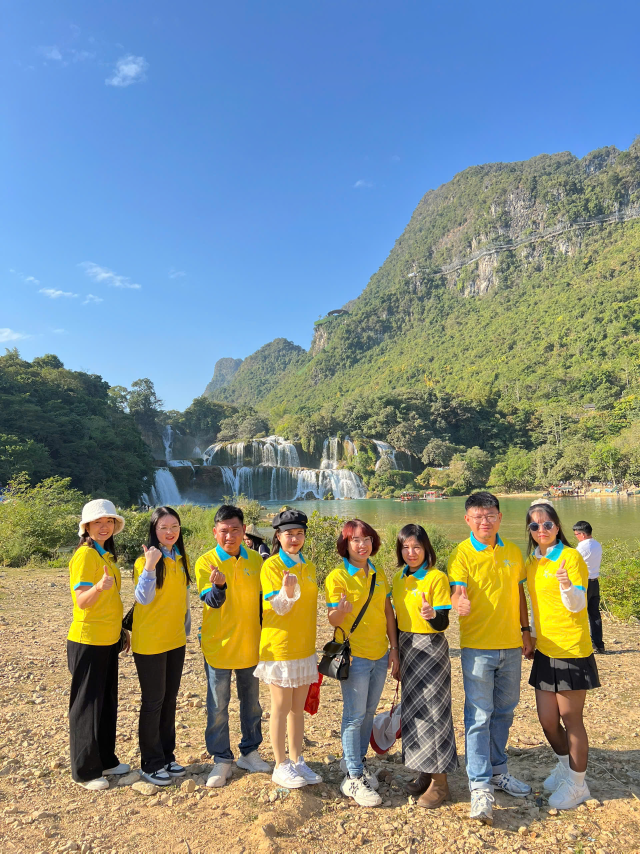
#> input picture assets/images/team/Guide-images/z6090017153886_ffbca35d9be7354bb16c685229dd04a9.jpg, 1920 x 2560 px, found by its file name (shown at 1/3 size)
$ python final_compress.py
#> lines starting #> are read from the running program, lines starting #| are printed output that depends on the picture
from PIL import Image
import os

files = [
    'assets/images/articles/z6090017153886_ffbca35d9be7354bb16c685229dd04a9.jpg',
    'assets/images/articles/z6289253175222_ae6e8ca6a28e8c951b35dd8ae2efbf69.jpg',
    'assets/images/articles/z6289543531801_03084483d71cf347a84d0a41242e7a1c.jpg',
    'assets/images/articles/z6325430711638_e363f521e6edcbb44e4cb8f1c067fa8b.jpg'
]

for f in files:
    if os.path.exists(f):
        print(f'Compressing: {os.path.basename(f)[:40]}')
        original_size = os.path.getsize(f) / (1024*1024)

        with Image.open(f) as img:
#> img is the input picture: PIL image 1920x2560 RGB; mean R, G, B 130.1, 142, 138.1
            if img.width > 1920 or img.height > 1080:
                img.thumbnail((1920, 1080), Image.Resampling.LANCZOS)
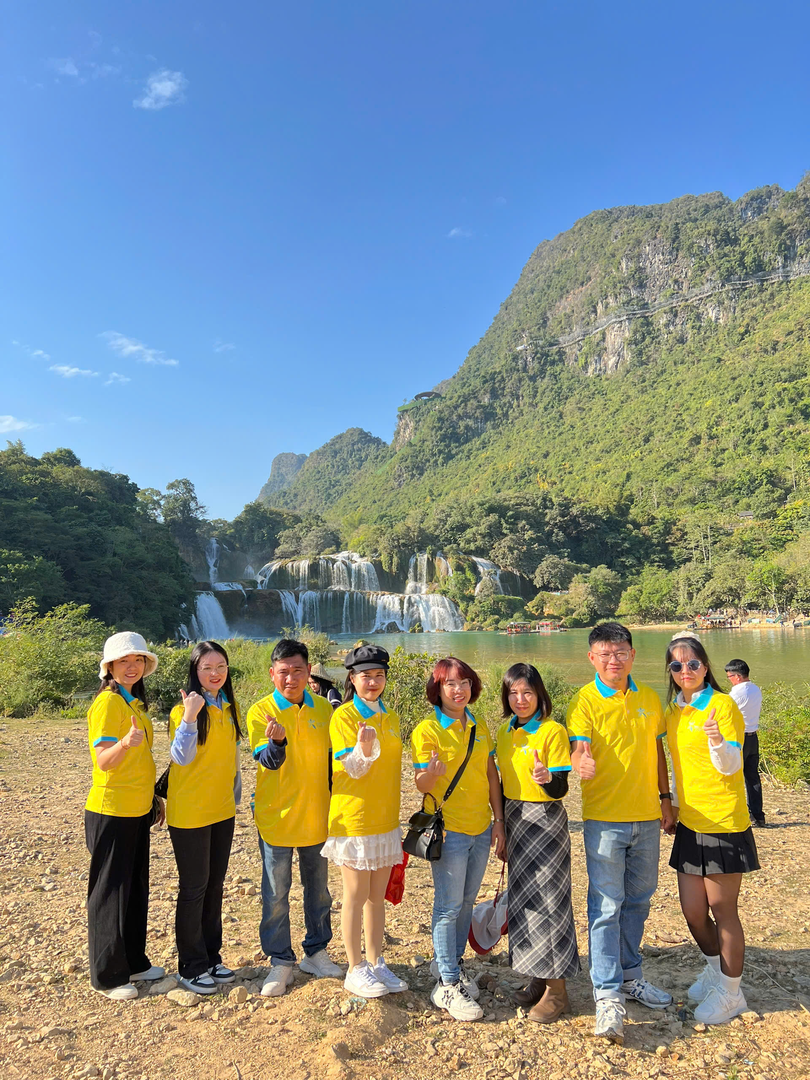
#> img: PIL image 810x1080 RGB; mean R, G, B 130.1, 142, 138.2
                print(f'  Resized to: {img.size}')
#|   Resized to: (810, 1080)
            img.save(f, 'JPEG', quality=75, optimize=True)

        new_size = os.path.getsize(f) / (1024*1024)
        reduction = ((original_size - new_size) / original_size) * 100
        print(f'  {original_size:.2f}MB → {new_size:.2f}MB (-{reduction:.1f}%)')
#> pass 2 of the loop `for f in files:`:
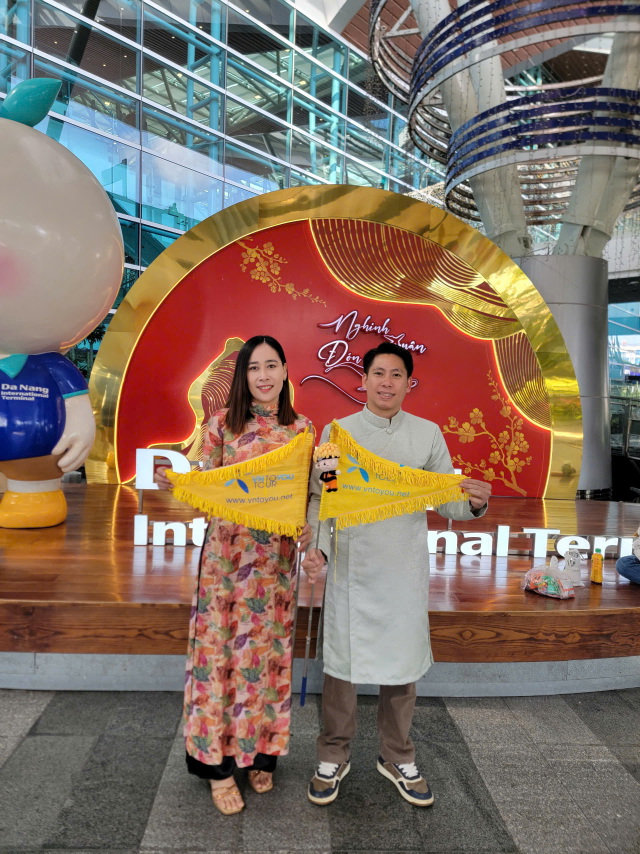
#> input picture assets/images/team/Guide-images/z6289253175222_ae6e8ca6a28e8c951b35dd8ae2efbf69.jpg, 1920 x 2560 px, found by its file name (shown at 1/3 size)
#> img is the input picture: PIL image 1920x2560 RGB; mean R, G, B 130.8, 110.8, 97.9
#> `img.thumbnail((1920, 1080), Image.Resampling.LANCZOS)`:
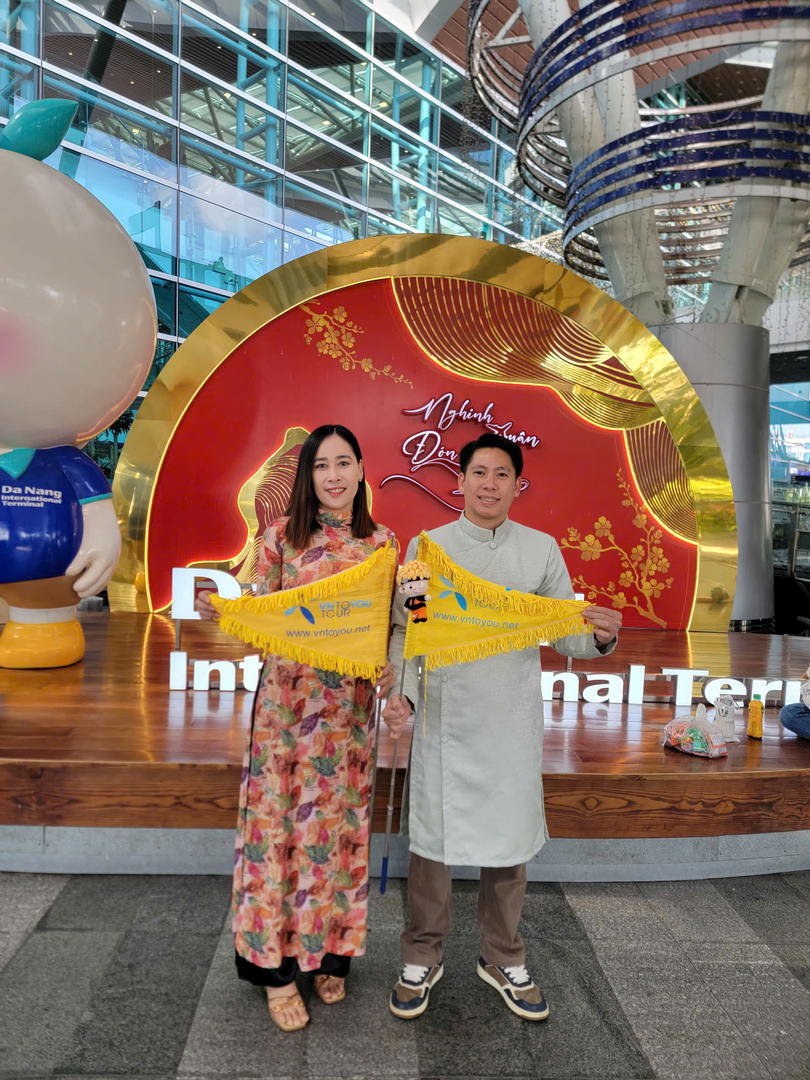
#> img: PIL image 810x1080 RGB; mean R, G, B 130.8, 110.8, 97.8
#|   Resized to: (810, 1080)
#> pass 3 of the loop `for f in files:`:
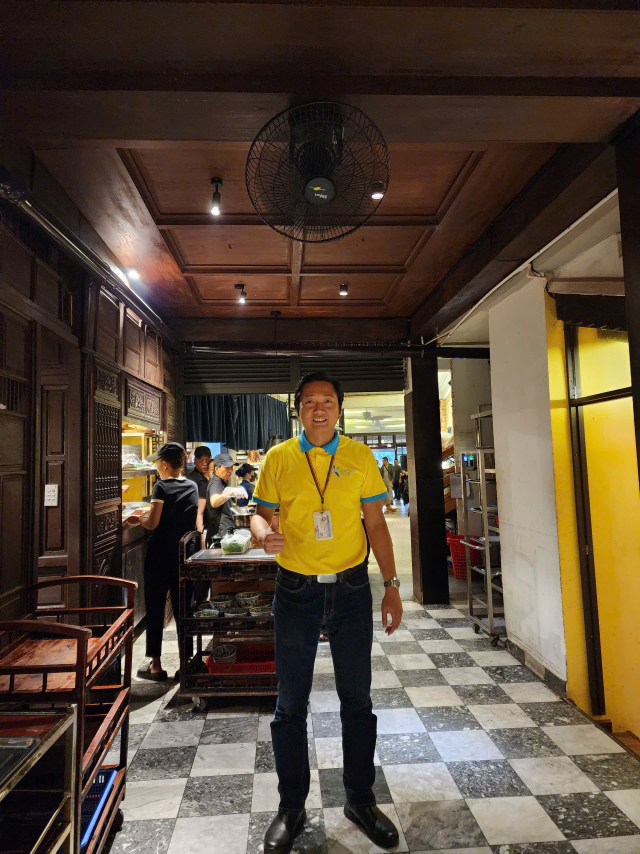
#> input picture assets/images/team/Guide-images/z6289543531801_03084483d71cf347a84d0a41242e7a1c.jpg, 1920 x 2560 px, found by its file name (shown at 1/3 size)
#> img is the input picture: PIL image 1920x2560 RGB; mean R, G, B 86.7, 71.6, 55
#> `img.thumbnail((1920, 1080), Image.Resampling.LANCZOS)`:
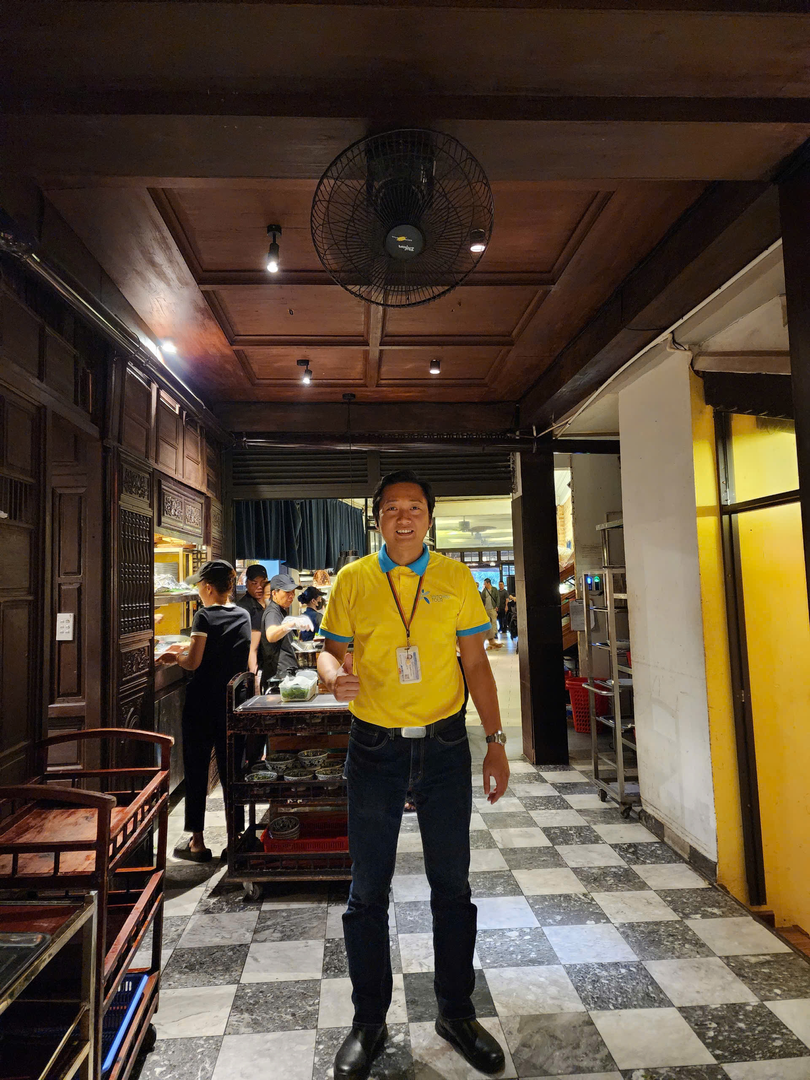
#> img: PIL image 810x1080 RGB; mean R, G, B 86.7, 71.6, 55
#|   Resized to: (810, 1080)
#> the loop made 4 passes; the first 3 are shown
